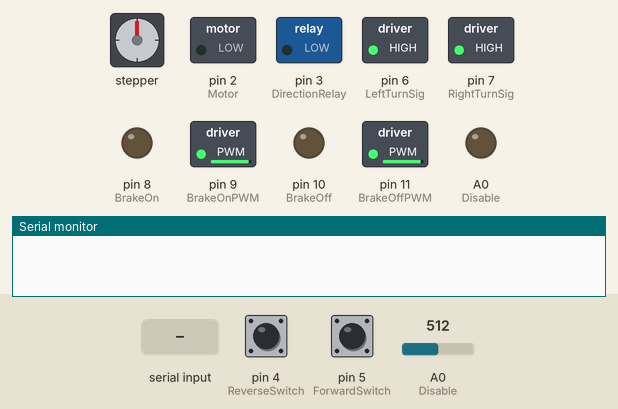
A sketch run on a simulated Arduino Uno, built with avr-gcc and run on an emulated ATmega328P. Shown: stepper motor, switched loads named in the sketch (green lamp = pin HIGH), output pins drawn as LEDs (lit = HIGH), the last lines printed to the serial monitor. Wiring (inferred from the names in the program): stepper motor driver (200 steps per turn assumed): step pin 13; direction pin 15. The inputs (shaded band) are chosen by the test bench; at power-on: pin 4 (ReverseSwitch) LOW, pin 5 (ForwardSwitch) LOW, A0 (Disable) = 512.

Above: at 1.2 s.
1.3 s: pin 4 (ReverseSwitch) pulled HIGH for 0.15 s
At 1.37 s:
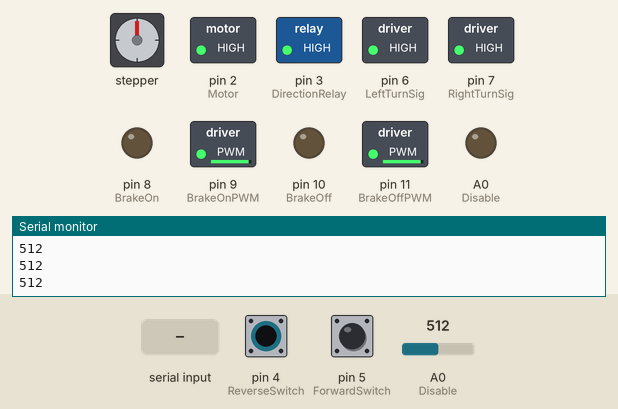
2.9 s: "R:1\n" received over Serial
At 4.1 s:
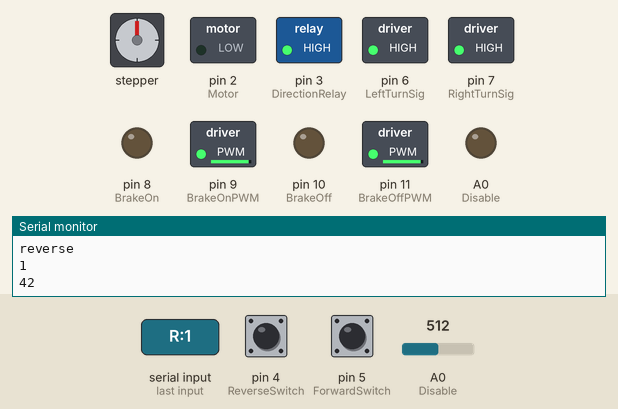
4.4 s: "F:150\n" received over Serial
At 5.6 s:
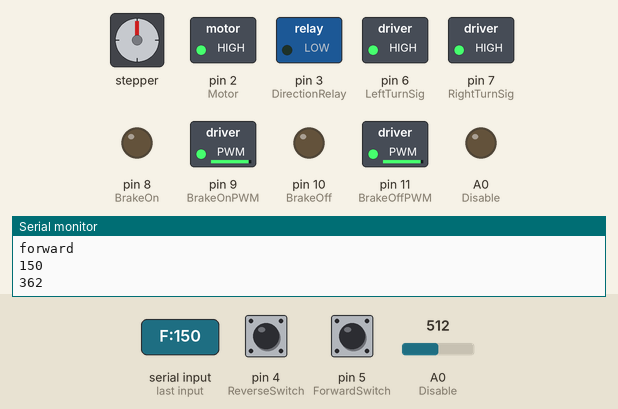
5.9 s: "B" received over Serial
At 7.8 s:
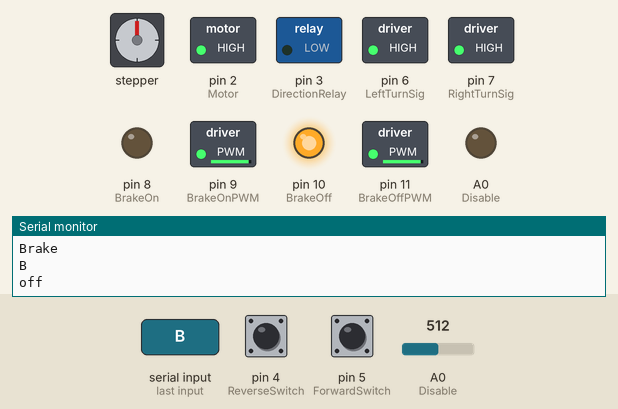
8.9 s: "LL" received over Serial
At 9.7 s:
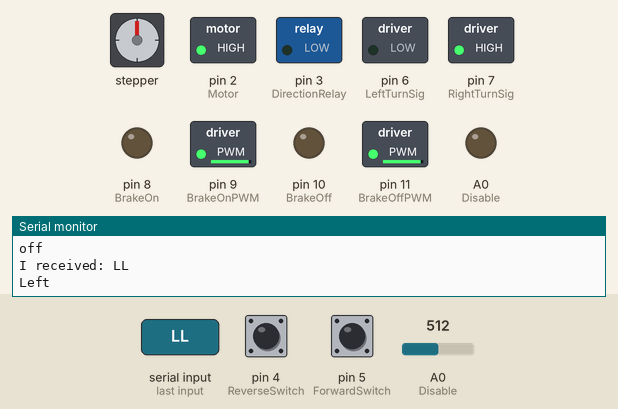
10.4 s: pin 5 (ForwardSwitch) pulled HIGH for 0.15 s
At 11.0 s:
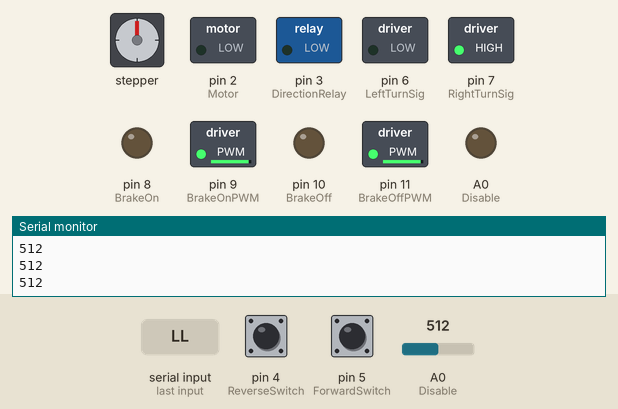
Timing chart, 0 to 13.0 s (numbered marks = the images above; inputs shaded):
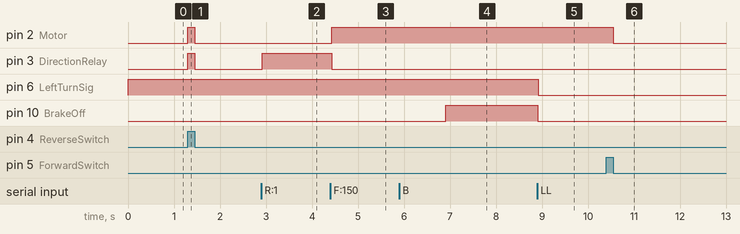

The sketch:

Driving.ino
```cpp
String input = "";
//steering
int Disable = 14;
int DIR = 15;
int STEP = 13;
//direction and accelleration
int Motor = 2;
int DirectionRelay = 3;
int ForwardSwitch = 5;
int ReverseSwitch = 4;
//turn sig
int LeftTurnSig = 6;
int RightTurnSig = 7;
//brake
int BrakeOn = 8;
int BrakeOnPWM = 9;
int BrakeOff = 10;
int BrakeOffPWM = 11;
int Brake = 0;
void setup()
{
  // put your setup code here, to run once:
  pinMode(Disable, OUTPUT);
  pinMode(DIR, OUTPUT);
  pinMode(STEP, OUTPUT);

  pinMode(Motor,OUTPUT);
  pinMode(DirectionRelay,OUTPUT);
  pinMode(ForwardSwitch,INPUT);
  pinMode(ReverseSwitch,INPUT);

  pinMode(LeftTurnSig,OUTPUT);
  pinMode(RightTurnSig,OUTPUT);


  pinMode(BrakeOn,OUTPUT);
  pinMode(BrakeOnPWM,OUTPUT);
  pinMode(BrakeOff,OUTPUT);
  pinMode(BrakeOffPWM,OUTPUT);

  digitalWrite(Disable, LOW);
  digitalWrite(DIR, LOW);
  digitalWrite(STEP, LOW);

  digitalWrite(BrakeOn,LOW);
  digitalWrite(BrakeOff,LOW);
  analogWrite(BrakeOnPWM,240);
  analogWrite(BrakeOffPWM,240);

  digitalWrite(LeftTurnSig, HIGH);
  digitalWrite(RightTurnSig, HIGH);

  Serial.begin(9600);

}

void loop()
{
  int F_Direction = digitalRead(ForwardSwitch);
  int R_Direction = digitalRead(ReverseSwitch);
  int Pedal = analogRead(A0);

  while(F_Direction == HIGH || R_Direction == HIGH)
  {
    int F_Direction = digitalRead(ForwardSwitch);
    int R_Direction = digitalRead(ReverseSwitch);
    //Serial.println(F_Direction);
    //Serial.println(R_Direction);

    if(F_Direction == HIGH)
    {
      digitalWrite(DirectionRelay, LOW);
    }
    else if(R_Direction == HIGH)
    {
      digitalWrite(DirectionRelay,HIGH);
    }
    else
    {
      analogWrite(Motor,0);
      digitalWrite(DirectionRelay,LOW);
      break;
    }
    Serial.println(Pedal);
    Pedal = analogRead(A0);

    if(Pedal < 80)
    {
      analogWrite(Motor,0);
    }
    else
    {
      int pwm = map(Pedal,80,885,0,255);
      if(R_Direction == HIGH)
      {
        analogWrite(Motor,pwm-5);
      }
      else
      {
        analogWrite(Motor,pwm);
      }
    }

  }
  while (Serial.available() > 0)
  {
    char c = Serial.read();
    input += c;
    delay(5);
  }

  if(input != "")
  {
    Serial.print("I received: ");
    Serial.println(input);
  }
  if(input.substring(0,1) == "S")
  {
    analogWrite(Motor,0);
    digitalWrite(DirectionRelay,LOW);
  }

  if(input.substring(0,input.indexOf(":")) == "R")
  {
    digitalWrite(DirectionRelay,HIGH);
    Serial.println("reverse");
    input.remove(0,(input.indexOf(":")+1));
    Serial.println(input);
    int pwm = map(input.toInt(),0,100,40,255);
    analogWrite(Motor,pwm);
    Serial.println(pwm);

  }
  else if(input.substring(0,input.indexOf(":")) == "F")
  {
    digitalWrite(DirectionRelay,LOW);
    Serial.println("forward");
    input.remove(0,(input.indexOf(":")+1));
    Serial.println(input);
    int pwm = map(input.toInt(),0,100,40,255);
    analogWrite(Motor,pwm);
    Serial.println(pwm);

  }
  else if(input.substring(0,input.indexOf(":")) == "TR")
  {
    input.remove(0,(input.indexOf(":")+2));
  }
  else if(input.substring(0,input.indexOf(":")) == "TL")
  {
    input.remove(0,(input.indexOf(":")+2));
  }
  else if(input.substring(0,input.indexOf(":")) == "B")
  {
    Serial.println("Brake");
    input.remove(0,(input.indexOf(":")+1));
    Serial.println(input);

    if(input.toInt() == 1)
    {
      delay(500);
      Serial.println("on");
      digitalWrite(BrakeOff,LOW);
      delay(500);
      digitalWrite(BrakeOn,HIGH);
    }
    else
    {
      delay(500);
      Serial.println("off");
      digitalWrite(BrakeOn,LOW);
      delay(500);
      digitalWrite(BrakeOff,HIGH);
    }

    delay(2000);
    digitalWrite(BrakeOn,LOW);
    digitalWrite(BrakeOff,LOW);
  }
  else if(input.substring(0,2) == "LL")
  {
    Serial.println("Left");
    digitalWrite(LeftTurnSig,LOW);
    digitalWrite(RightTurnSig,HIGH);
  }
  else if(input.substring(0,2) == "RL")
  {
    Serial.println("Right");
    digitalWrite(RightTurnSig,LOW);
    digitalWrite(LeftTurnSig,HIGH);
  }
  else if(input.substring(0,2) == "FL")
  {
    Serial.println("Flash");
    digitalWrite(RightTurnSig,LOW);
    digitalWrite(LeftTurnSig,LOW);
  }
  else if(input.substring(0,2) == "SL")
  {
    Serial.println("Flash off");
    digitalWrite(RightTurnSig,HIGH);
    digitalWrite(LeftTurnSig,HIGH);
  }


  input = "";
}
```

Measured:
- after the input at 1.3 s, pin 2 (Motor), pin 3 (DirectionRelay): LOW → HIGH at once, → LOW 0.15 s later
- after the input at 2.9 s, pin 3 (DirectionRelay): LOW → HIGH at once
- after the input at 4.4 s, pin 2 (Motor): LOW → HIGH at once; pin 3 (DirectionRelay): HIGH → LOW at once
- after the input at 5.9 s, pin 10 (BrakeOff): LOW → HIGH after 1.0 s
- after the input at 8.9 s, pin 6 (LeftTurnSig): HIGH → LOW at once
- after the input at 10.4 s, pin 2 (Motor): HIGH → LOW after 0.15 s
